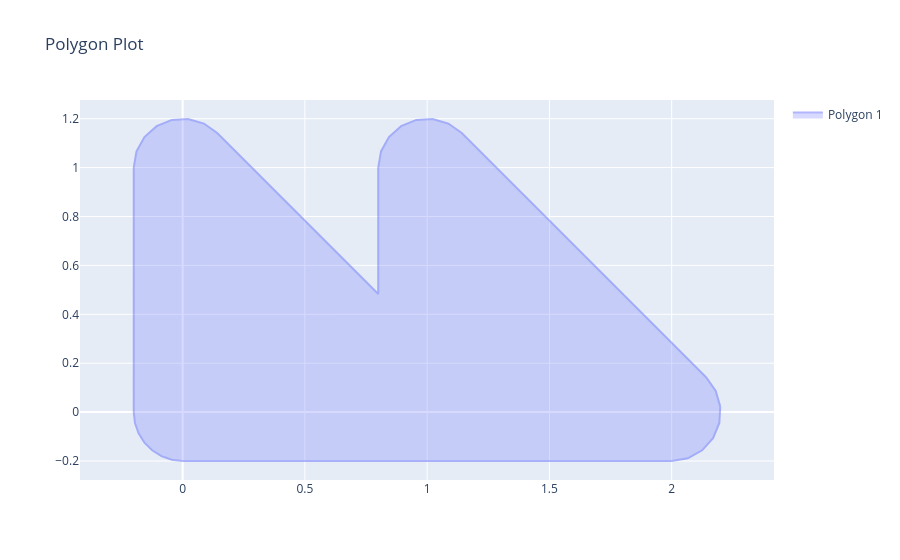

Write notebook code for a chart like this one.
### Markdown cell above
## Test Case: Multiple staircases

### Code cell
p1 = geometry.Polygon(vertices=jnp.array([[0.0, 0.0], [1.0, 0.0], [0.0, 1.0]]))
p2 = mutation.buffer(p1, 0.2)
p3 = mutation.offset(p2, 1.0, 0.0)
p4 = set_ops.union(p2, p3)
print(f"{p4.area = }")
plotting.plot_polygons(p4)

### Figure 1 — Plotly figure (JSON) as saved in the notebook; plotly's stock layout.template omitted (floating-point values rounded to 4 significant figures)
{"data": [{"fill": "toself", "name": "Polygon 1", "opacity": 0.5, "type": "scatter", "x": [2.199, 2.18, 2.141, 1.141, 1.087, 1.022, 0.9555, 0.8936, 0.8436, 0.8112, 0.8, 0.8, 0.1414, 0.08678, 0.02239, -0.0445, -0.1064, -0.1564, -0.1888, -0.2, -0.2, -0.195, -0.1802, -0.1564, -0.1247, -0.08678, -0.0445, -3.258e-08, 1.0, 2.0, 2.066, 2.125, 2.169, 2.195, 2.199], "y": [0.02239, 0.08678, 0.1414, 1.141, 1.18, 1.199, 1.195, 1.169, 1.125, 1.066, 1.0, 0.4828, 1.141, 1.18, 1.199, 1.195, 1.169, 1.125, 1.066, 1.0, 1.748e-08, -0.0445, -0.08678, -0.1247, -0.1564, -0.1802, -0.195, -0.2, -0.2, -0.2, -0.1888, -0.1564, -0.1064, -0.0445, 0.02239]}], "layout": {"showlegend": true, "title": {"text": "Polygon Plot"}, "yaxis": {"scaleanchor": "x", "scaleratio": 1}}}
